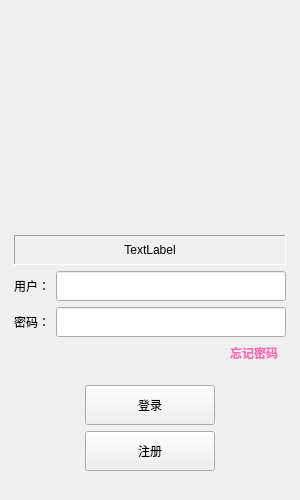
<?xml version="1.0" encoding="UTF-8"?>
<ui version="4.0">
 <class>LoginDialog</class>
 <widget class="QDialog" name="LoginDialog">
  <property name="geometry">
   <rect>
    <x>0</x>
    <y>0</y>
    <width>300</width>
    <height>500</height>
   </rect>
  </property>
  <property name="sizePolicy">
   <sizepolicy hsizetype="Fixed" vsizetype="Fixed">
    <horstretch>0</horstretch>
    <verstretch>0</verstretch>
   </sizepolicy>
  </property>
  <property name="minimumSize">
   <size>
    <width>300</width>
    <height>500</height>
   </size>
  </property>
  <property name="maximumSize">
   <size>
    <width>300</width>
    <height>500</height>
   </size>
  </property>
  <property name="windowTitle">
   <string>Dialog</string>
  </property>
  <layout class="QVBoxLayout" name="verticalLayout_3">
   <property name="leftMargin">
    <number>9</number>
   </property>
   <property name="topMargin">
    <number>9</number>
   </property>
   <property name="rightMargin">
    <number>9</number>
   </property>
   <property name="bottomMargin">
    <number>9</number>
   </property>
   <item>
    <layout class="QVBoxLayout" name="verticalLayout_2">
     <property name="leftMargin">
      <number>5</number>
     </property>
     <property name="topMargin">
      <number>5</number>
     </property>
     <property name="rightMargin">
      <number>5</number>
     </property>
     <property name="bottomMargin">
      <number>5</number>
     </property>
     <item>
      <widget class="QWidget" name="widget" native="true">
       <property name="minimumSize">
        <size>
         <width>200</width>
         <height>200</height>
        </size>
       </property>
       <layout class="QGridLayout" name="gridLayout">
        <item row="0" column="0">
         <widget class="QLabel" name="head_label">
          <property name="minimumSize">
           <size>
            <width>200</width>
            <height>200</height>
           </size>
          </property>
          <property name="maximumSize">
           <size>
            <width>200</width>
            <height>200</height>
           </size>
          </property>
          <property name="text">
           <string/>
          </property>
          <property name="pixmap">
           <pixmap resource="../Assets.qrc">:/Skin/Image/Ice.png</pixmap>
          </property>
          <property name="scaledContents">
           <bool>true</bool>
          </property>
          <property name="alignment">
           <set>Qt::AlignCenter</set>
          </property>
          <property name="wordWrap">
           <bool>false</bool>
          </property>
          <property name="margin">
           <number>0</number>
          </property>
         </widget>
        </item>
       </layout>
      </widget>
     </item>
     <item>
      <spacer name="verticalSpacer_3">
       <property name="orientation">
        <enum>Qt::Vertical</enum>
       </property>
       <property name="sizeHint" stdset="0">
        <size>
         <width>20</width>
         <height>40</height>
        </size>
       </property>
      </spacer>
     </item>
     <item>
      <layout class="QHBoxLayout" name="horizontalLayout">
       <item>
        <widget class="QLabel" name="Lab_MsgTip">
         <property name="minimumSize">
          <size>
           <width>0</width>
           <height>30</height>
          </size>
         </property>
         <property name="maximumSize">
          <size>
           <width>16777215</width>
           <height>30</height>
          </size>
         </property>
         <property name="frameShape">
          <enum>QFrame::Panel</enum>
         </property>
         <property name="frameShadow">
          <enum>QFrame::Sunken</enum>
         </property>
         <property name="text">
          <string>TextLabel</string>
         </property>
         <property name="alignment">
          <set>Qt::AlignCenter</set>
         </property>
        </widget>
       </item>
      </layout>
     </item>
     <item>
      <layout class="QHBoxLayout" name="horizontalLayout_2">
       <property name="sizeConstraint">
        <enum>QLayout::SetDefaultConstraint</enum>
       </property>
       <item>
        <widget class="QLabel" name="user_label">
         <property name="minimumSize">
          <size>
           <width>0</width>
           <height>25</height>
          </size>
         </property>
         <property name="maximumSize">
          <size>
           <width>16777215</width>
           <height>25</height>
          </size>
         </property>
         <property name="text">
          <string>用户：</string>
         </property>
        </widget>
       </item>
       <item>
        <widget class="QLineEdit" name="Edt_User">
         <property name="minimumSize">
          <size>
           <width>0</width>
           <height>30</height>
          </size>
         </property>
         <property name="maximumSize">
          <size>
           <width>16777215</width>
           <height>30</height>
          </size>
         </property>
        </widget>
       </item>
      </layout>
     </item>
     <item>
      <layout class="QHBoxLayout" name="horizontalLayout_3">
       <item>
        <widget class="QLabel" name="pass_label">
         <property name="minimumSize">
          <size>
           <width>0</width>
           <height>25</height>
          </size>
         </property>
         <property name="maximumSize">
          <size>
           <width>16777215</width>
           <height>25</height>
          </size>
         </property>
         <property name="text">
          <string>密码：</string>
         </property>
        </widget>
       </item>
       <item>
        <widget class="QLineEdit" name="Edt_Passwd">
         <property name="minimumSize">
          <size>
           <width>0</width>
           <height>30</height>
          </size>
         </property>
         <property name="maximumSize">
          <size>
           <width>16777215</width>
           <height>30</height>
          </size>
         </property>
        </widget>
       </item>
      </layout>
     </item>
     <item>
      <layout class="QHBoxLayout" name="horizontalLayout_4">
       <item>
        <spacer name="horizontalSpacer">
         <property name="orientation">
          <enum>Qt::Horizontal</enum>
         </property>
         <property name="sizeHint" stdset="0">
          <size>
           <width>40</width>
           <height>20</height>
          </size>
         </property>
        </spacer>
       </item>
       <item>
        <widget class="QPushButton" name="Btn_RestPwd">
         <property name="sizePolicy">
          <sizepolicy hsizetype="Fixed" vsizetype="Fixed">
           <horstretch>0</horstretch>
           <verstretch>0</verstretch>
          </sizepolicy>
         </property>
         <property name="minimumSize">
          <size>
           <width>64</width>
           <height>20</height>
          </size>
         </property>
         <property name="maximumSize">
          <size>
           <width>64</width>
           <height>20</height>
          </size>
         </property>
         <property name="styleSheet">
          <string notr="true">QPushButton {
    color: #FF69B4;              /* 基础文本颜色 */
    background-color: transparent; /* 透明背景 */
    border: none;                /* 消除默认边框 */
    padding: 0px;                /* 零边距 */
    margin: 0px;                 /* 消除默认外边距 */
    font: bold 12px;             /* 字体样式示例 */
}

QPushButton:hover {
    color: rgba(255,105,180,0.9); /* 90%透明度的高亮效果 */
    text-decoration: underline;   /* 悬浮添加下划线(可选) */
}

QPushButton:pressed {
    color: #D0468F;              /* 按压变暗色值 */
    padding: 1px 0px -1px 0px;   /* 模拟按压位移效果 */
}</string>
         </property>
         <property name="text">
          <string>忘记密码</string>
         </property>
        </widget>
       </item>
      </layout>
     </item>
     <item>
      <spacer name="verticalSpacer_2">
       <property name="orientation">
        <enum>Qt::Vertical</enum>
       </property>
       <property name="sizeHint" stdset="0">
        <size>
         <width>20</width>
         <height>40</height>
        </size>
       </property>
      </spacer>
     </item>
     <item>
      <layout class="QHBoxLayout" name="horizontalLayout_5">
       <item>
        <spacer name="horizontalSpacer_2">
         <property name="orientation">
          <enum>Qt::Horizontal</enum>
         </property>
         <property name="sizeHint" stdset="0">
          <size>
           <width>40</width>
           <height>20</height>
          </size>
         </property>
        </spacer>
       </item>
       <item>
        <widget class="QPushButton" name="Btn_Login">
         <property name="minimumSize">
          <size>
           <width>130</width>
           <height>40</height>
          </size>
         </property>
         <property name="text">
          <string>登录</string>
         </property>
        </widget>
       </item>
       <item>
        <spacer name="horizontalSpacer_3">
         <property name="orientation">
          <enum>Qt::Horizontal</enum>
         </property>
         <property name="sizeHint" stdset="0">
          <size>
           <width>40</width>
           <height>20</height>
          </size>
         </property>
        </spacer>
       </item>
      </layout>
     </item>
     <item>
      <layout class="QHBoxLayout" name="horizontalLayout_6">
       <item>
        <spacer name="horizontalSpacer_4">
         <property name="orientation">
          <enum>Qt::Horizontal</enum>
         </property>
         <property name="sizeHint" stdset="0">
          <size>
           <width>40</width>
           <height>20</height>
          </size>
         </property>
        </spacer>
       </item>
       <item>
        <widget class="QPushButton" name="Btn_Reg">
         <property name="minimumSize">
          <size>
           <width>130</width>
           <height>40</height>
          </size>
         </property>
         <property name="text">
          <string>注册</string>
         </property>
        </widget>
       </item>
       <item>
        <spacer name="horizontalSpacer_5">
         <property name="orientation">
          <enum>Qt::Horizontal</enum>
         </property>
         <property name="sizeHint" stdset="0">
          <size>
           <width>40</width>
           <height>20</height>
          </size>
         </property>
        </spacer>
       </item>
      </layout>
     </item>
     <item>
      <spacer name="verticalSpacer">
       <property name="orientation">
        <enum>Qt::Vertical</enum>
       </property>
       <property name="sizeHint" stdset="0">
        <size>
         <width>20</width>
         <height>40</height>
        </size>
       </property>
      </spacer>
     </item>
    </layout>
   </item>
  </layout>
 </widget>
 <resources>
  <include location="../Assets.qrc"/>
 </resources>
 <connections/>
</ui>
